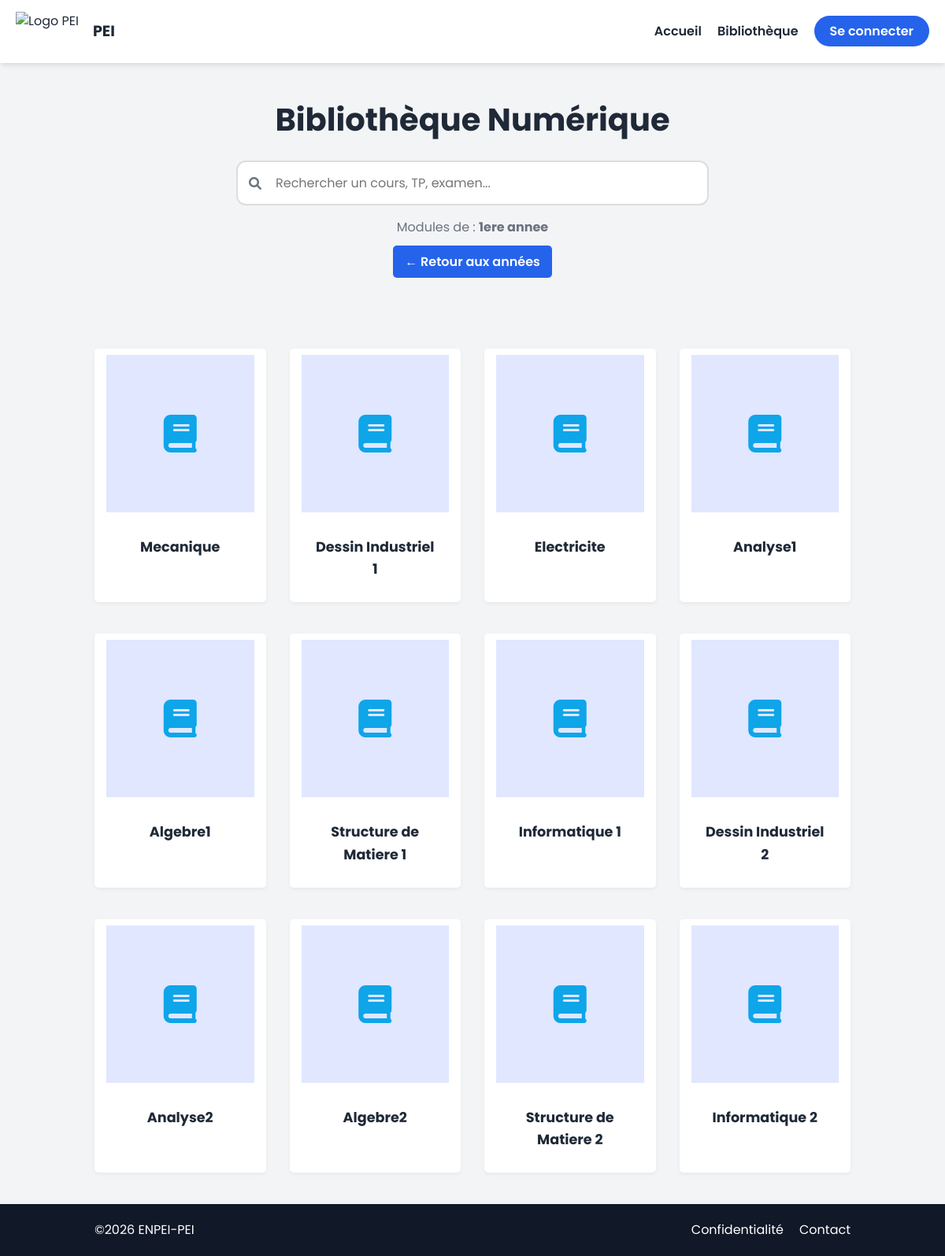
/library/?level=2, run on the app's committed database.
### core/models.py (models this page shows, shortened)
class Level(models.Model):
    YEAR_CHOICES = [
        ('1AP', '1ere annee'),
        ('2ST', '2eme annee (ST)'),
        ('2MI', '2eme annee (MI)'),
        ('3ST', '3eme annee (ST)'),
        ('3MI', '3eme annee (MI)'),
    ]
    name = models.CharField(max_length=10, choices=YEAR_CHOICES, unique=True)

class Subject(models.Model):
    level = models.ForeignKey(Level, on_delete=models.CASCADE, related_name='subjects')
    name = models.CharField(max_length=100)

### core/views.py (the view, shortened to what this page needs)
# urls.py: path('library/', views.library, name='library'),
def library(request):
    search_query = request.GET.get("q", "").strip()
    level_id = request.GET.get("level")
    subject_id = request.GET.get("subject")
    doc_type = request.GET.get("type")
    if level_id and subject_id and doc_type:
      documents = Document.objects.filter(
        subject_id=subject_id, doc_type=doc_type
      ).order_by('-uploaded_at')
      current_subject = Subject.objects.get(id=subject_id)
      type_name = dict(Document.TYPE_CHOICES).get(doc_type)
      fav_ids = []
      if request.user.is_authenticated:
          fav_ids = list(
              Favori.objects.filter(user=request.user).values_list('document_id', flat=True)
          )
      return render(request, 'library.html', {
          'step':            'files',
          'documents':       documents,
          'current_subject': current_subject,
          'type_name':       type_name,
          'level_id':        level_id,
          'fav_ids':         fav_ids,
      })
    elif level_id:
        current_level = Level.objects.get(id=level_id)
        subjects = Subject.objects.filter(level=current_level)
        return render(
            request,
            "library.html",
            {"step": "subjects", "subjects": subjects, "current_level": current_level},
        )

### templates/library.html (shortened to what this page needs)
{% extends 'base.html' %}
{% load static %}
{% block content %}
<div class="page-header">
  <h1>Bibliothèque Numérique</h1>
  <div style="margin-top: 20px; max-width: 600px; margin-left: auto; margin-right: auto; position: relative;">
    <input type="text" id="search-input" placeholder="Rechercher un cours, TP, examen..." autocomplete="off" style="width: 100%; padding: 14px 48px; border-radius: 12px;
                  border: 2px solid var(--input-border);
                  background-color: var(--input-bg);
                  color: var(--text-dark);
                  font-size: 1rem;
                  box-sizing: border-box;
                  transition: border-color 0.2s, box-shadow 0.2s;"
      onfocus="this.style.borderColor='var(--primary-color)'; this.style.boxShadow='0 0 0 3px rgba(99,102,241,0.15)'"
      onblur="this.style.borderColor='var(--input-border)'; this.style.boxShadow='none'">
  </div>
  <div style="margin-top: 15px;" id="breadcrumb">
    {% if step == 'subjects' %}
    <p>Modules de : <strong>{{ current_level.get_name_display }}</strong></p>
    <a href="{% url 'library' %}" class="btn-primary"
      style="text-decoration: none; padding: 8px 15px; border-radius: 5px; margin-top: 10px; display: inline-block;">
      ← Retour aux années
    </a>
    {% elif step == 'types' %}
    <p>Catégories pour : <strong>{{ current_subject.name }}</strong></p>
    <a href="?level={{ level_id }}" class="btn-primary"
      style="text-decoration: none; padding: 8px 15px; border-radius: 5px; margin-top: 10px; display: inline-block;">
      ← Retour aux modules
    </a>
    {% else %}
    <p>Choisissez votre année d'étude</p>
    {% endif %}
  </div>
</div>
<section class="library-container">
  {% if step == 'search_results' %}
  {% for doc in documents %}
  <div class="book-card">
    <div class="card-img" style="background: var(--hover-bg);">
      {% if doc.doc_type == 'COUR' %}
      <i class="fas fa-book fa-3x" style="color: var(--primary-color);"></i>
      {% elif doc.doc_type == 'TP' %}
      <i class="fas fa-laptop-code fa-3x" style="color: #10b981;"></i>
      {% elif doc.doc_type == 'EXAM' %}
      <i class="fas fa-file-signature fa-3x" style="color: #ef4444;"></i>
      {% endif %}
    </div>
    <div class="card-info">
      <span style="font-size: 0.8rem; color: var(--text-light);">
        {{ doc.subject.level.get_name_display }} → {{ doc.subject.name }} → {{ doc.get_doc_type_display }}
      </span>
      <h3>{{ doc.title }}</h3>
      <p style="font-size: 0.85rem; color: var(--text-light);">
        Ajouté le {{ doc.uploaded_at|date:"d/m/Y" }}
      </p>
      {% if doc.file_doc %}
      <a href="{{ doc.file_doc.url }}" target="_blank" class="btn-card"
        style="text-align: center; display: block; margin-top: auto;">
        Ouvrir le PDF
      </a>
      {% else %}
      <button class="btn-card" disabled style="background-color: grey;">Fichier indisponible</button>
      {% endif %}
    </div>
  </div>
  {% empty %}
  <p style="grid-column: 1 / -1; text-align: center; color: var(--text-light);">
    Aucun document trouvé pour "<strong>{{ search_query }}</strong>". Essayez un autre mot-clé.
  </p>
  {% endfor %}
  {% elif step == 'subjects' %}
  {% for subject in subjects %}
  <a href="?level={{ current_level.id }}&subject={{ subject.id }}" class="book-card"
    style="text-decoration: none; padding: 8px 15px; border-radius: 5px; margin-top: 10px; display: inline-block">
    <div class="card-img" style="background: var(--hover-bg);">
      <i class="fas fa-book fa-3x" style="color: #0ea5e9;"></i>
    </div>
    <div class="card-info" style="text-align: center;">
      <h3 style="margin-top: 15px;">{{ subject.name }}</h3>
    </div>
  </a>
  {% empty %}
  <p style="grid-column: 1 / -1; text-align: center; color: var(--text-light);">
    Aucun module n'a encore été ajouté pour cette année.
  </p>
  {% endfor %}
  {% endif %}
</section>
{% endblock %}

### templates/base.html (shortened to what this page needs)
{% load static %}
<!doctype html>
<html lang="fr">
<head>
  <link rel="stylesheet" href="{% static 'css/style.css' %}" />
  <link rel="stylesheet" href="https://cdnjs.cloudflare.com/ajax/libs/font-awesome/6.0.0/css/all.min.css"
 />
</head>
<body class="site-container">
  <nav class="navbar">
    <div class="logo">
      <img src="{% static 'images/enpei.png' %}" alt="Logo PEI" />
      <span class="nav-links" style="font-weight: 700; font-size: 1.2em; font-family: 'Poppins', sans-serif;">PEI</span>
    </div>
    <ul class="nav-links">
      <li><a href="{% url 'home' %}">Accueil</a></li>
      <li><a href="{% url 'library' %}">Bibliothèque</a></li>
      {% if user.is_authenticated %}
      {% if user.is_staff %}
      <li>
        <a href="{% url 'dashboard' %}" style="color: var(--primary-color); font-weight: 600;">
          <i class="fas fa-chart-bar"></i> Dashboard
        </a>
      </li>
      {% endif %}
      <li>
        <a href="{% url 'favoris' %}" style="color:var(--text-dark);">
          <i class="fas fa-star" style="color:#f59e0b;"></i> Favoris
        </a>
      </li>
      <li style="position: relative;">
        <button id="notif-btn" onclick="toggleNotifs()" style="background:none; border:none; cursor:pointer;
                 color:var(--text-dark); font-size:1.1rem;
                 position:relative; padding:4px 8px;">
          <i class="fas fa-bell"></i>
          <span id="notif-badge" style="display:none; position:absolute; top:-4px; right:-2px;
                 background:#ef4444; color:white; border-radius:50%;
                 font-size:0.65rem; font-weight:700;
                 width:18px; height:18px; line-height:18px; text-align:center;">
            0
          </span>
        </button>
        <div id="notif-dropdown" style="display:none; position:absolute; right:0; top:calc(100% + 10px);
              width:320px; background:var(--card-bg);
              border:1px solid var(--input-border); border-radius:12px;
              box-shadow:0 8px 30px rgba(0,0,0,0.12); z-index:1000;
              overflow:hidden; max-height:400px; overflow-y:auto;">
          <div style="padding:12px 16px; border-bottom:1px solid var(--input-border);
                display:flex; align-items:center; justify-content:space-between;">
            <span style="font-weight:700; font-size:0.9rem;">Notifications</span>
            <button onclick="markAllRead()" style="background:none; border:none; cursor:pointer;
                     font-size:0.75rem; color:var(--primary-color);">
              Tout marquer lu
            </button>
          </div>
          <div id="notif-list">
            <div style="padding:24px; text-align:center; color:var(--text-light);">
              <i class="fas fa-bell-slash" style="font-size:1.5rem; margin-bottom:8px; display:block; opacity:0.4;"></i>
              Aucune notification
            </div>
          </div>
        </div>
      </li>
      <li><a href="{% url 'profile' %}" class="btn-account">
          Mon Profil ({{ user.username }})
        </a></li>
      <li>
        <form method="POST" action="{% url 'logout' %}" style="display:inline;">
          {% csrf_token %}
          <button type="submit" style="background:none; border:none; cursor:pointer;
             color:#ff4d4d; font-size:1rem; font-family:inherit; padding:0;">
            Déconnexion
          </button>
        </form>
      </li>
      {% else %}
      <li><a href="{% url 'login' %}" class="btn-account">Se connecter</a></li>
      {% endif %}
    </ul>
  </nav>
  <main class="site-content">
    {% block content %}
    {% endblock %}
  </main>
  <footer class="site-footer">
    <div class="footer-content">
      <p>&copy;2026 ENPEI-PEI </p>
      <ul class="footer-links">
        <li><a href="#">Confidentialité</a></li>
        <li><a href="#">Contact</a></li>
      </ul>
    </div>
  </footer>
</body>

### static/css/style.css (style rules this page uses)
:root { --bg-color: #f3f4f6; --bg-secondary: #f0f2f5; --card-bg: #ffffff; --text-dark: #1f2937; --text-light: #6b7280; --text-inverse: #ffffff; --primary-color: #2563eb; --secondary-color: #1e40af; --accent-color: #fbbf24; --border-color: #dddddd; --input-bg: #ffffff; --input-border: #dddddd; --shadow: 0 4px 6px -1px rgba(0, 0, 0, 0.1); --hero-gradient: linear-gradient(135deg, #e0e7ff 0%, #f3f4f6 100%); --task-bg: #eff6ff; --hover-bg: #e0e7ff; }
html { overflow-y: scroll; height: 100%; }
* { margin: 0; padding: 0; box-sizing: border-box; font-family: "Poppins", "Open Sans", sans-serif; }
body { background-color: var(--bg-color); color: var(--text-dark); line-height: 1.6; font-family: "Open Sans", sans-serif; transition: background 0.3s ease, color 0.3s ease; height: 100%; display: flex; flex-direction: column; min-height: 100vh; }
a { text-decoration: none; color: inherit; transition: 0.3s; }
ul { list-style: none; }
.service-card, .book-card, .course-card, .day-column, .account-container, .chat-sidebar, .chat-options-header, .chat-input-area, nav.navbar { background-color: var(--card-bg); border-color: var(--border-color); transition: background-color 0.3s ease, border-color 0.3s ease; }
.navbar { display: flex; justify-content: space-between; align-items: center; background-color: var(--navbar-bg); height: 80px; width: 100%; line-height: 1.5; position: fixed; top: 0; left: 0; padding: 0 20px; box-sizing: border-box; z-index: 1000; box-shadow: var(--shadow); }
.logo { display: flex; align-items: center; height: 100%; margin-right: 0; }
.logo img { height: 60px; margin-right: 10px; }
.nav-links { display: flex; list-style: none; gap: 20px; margin: 0; padding: 0; }
ul.nav-links li a { font-weight: 600; color: var(--text-dark); font-size: 16px; }
.btn-account { background-color: var(--primary-color); color: var(--text-inverse) !important; padding: 8px 20px; border-radius: 25px; }
.btn-primary { background-color: var(--primary-color); color: var(--text-inverse); padding: 12px 30px; border-radius: 8px; font-weight: 600; border: none; cursor: pointer; }
footer { background-color: #111827; color: #ffffff; padding: 20px 10%; text-align: center; }
.footer-content { display: flex; justify-content: space-between; align-items: center; }
.footer-links { display: flex; gap: 20px; }
.page-header { padding: 120px 10% 40px; background: var(--bg-color); text-align: center; }
.page-header h1 { font-size: 2.5rem; color: var(--text-dark); }
.page-header p { color: var(--text-light); }
.library-container, .rec-container { padding: 40px 10%; display: grid; grid-template-columns: repeat(auto-fill, minmax(200px, 1fr)); gap: 30px; }
.book-card, .course-card { border-radius: 10px; overflow: hidden; box-shadow: 0 2px 5px rgba(0, 0, 0, 0.05); display: flex; flex-direction: column; }
.card-img { height: 200px; background-color: var(--border-color); display: flex; align-items: center; justify-content: center; color: var(--text-light); }
.card-info { padding: 15px; flex-grow: 1; display: flex; flex-direction: column; }
.card-info h3 { font-size: 1.1rem; margin-bottom: 5px; color: var(--text-dark); }
.site-footer { flex-shrink: 0; }
.site-content { flex: 1; }
.site-container { display: flex; flex-direction: column; min-height: 100vh; margin: 0; }
.logo { display: flex; align-items: center; gap: 8px; height: 100%; }
.logo img { height: 50px; display: block; }

### data on the page
Level: name "1ere annee"
Subject: name "Mecanique"
Subject: name "Dessin Industriel 1"
Subject: name "Electricite"
Subject: name "Analyse1"
Subject: name "Algebre1"
Subject: name "Structure de Matiere 1"
Subject: name "Informatique 1"
Subject: name "Dessin Industriel 2"
Subject: name "Analyse2"
Subject: name "Algebre2"
Subject: name "Structure de Matiere 2"
Subject: name "Informatique 2"
